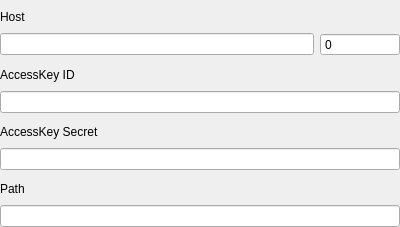
<?xml version="1.0" encoding="UTF-8"?>
<ui version="4.0">
 <class>OSSFormGeneralUI</class>
 <widget class="QWidget" name="OSSFormGeneralUI">
  <property name="geometry">
   <rect>
    <x>0</x>
    <y>0</y>
    <width>400</width>
    <height>227</height>
   </rect>
  </property>
  <property name="maximumSize">
   <size>
    <width>16777215</width>
    <height>227</height>
   </size>
  </property>
  <property name="windowTitle">
   <string>General</string>
  </property>
  <layout class="QVBoxLayout" name="verticalLayout">
   <property name="spacing">
    <number>6</number>
   </property>
   <property name="leftMargin">
    <number>0</number>
   </property>
   <property name="topMargin">
    <number>6</number>
   </property>
   <property name="rightMargin">
    <number>0</number>
   </property>
   <property name="bottomMargin">
    <number>0</number>
   </property>
   <item>
    <widget class="QLabel" name="label">
     <property name="minimumSize">
      <size>
       <width>80</width>
       <height>0</height>
      </size>
     </property>
     <property name="baseSize">
      <size>
       <width>0</width>
       <height>0</height>
      </size>
     </property>
     <property name="text">
      <string>Host</string>
     </property>
     <property name="alignment">
      <set>Qt::AlignLeading|Qt::AlignLeft|Qt::AlignVCenter</set>
     </property>
    </widget>
   </item>
   <item>
    <layout class="QHBoxLayout" name="horizontalLayout">
     <item>
      <widget class="QLineEdit" name="hostLineEdit"/>
     </item>
     <item>
      <widget class="QSpinBox" name="portSpinBox">
       <property name="sizePolicy">
        <sizepolicy hsizetype="Fixed" vsizetype="Fixed">
         <horstretch>0</horstretch>
         <verstretch>0</verstretch>
        </sizepolicy>
       </property>
       <property name="minimumSize">
        <size>
         <width>80</width>
         <height>0</height>
        </size>
       </property>
       <property name="maximumSize">
        <size>
         <width>80</width>
         <height>16777215</height>
        </size>
       </property>
       <property name="buttonSymbols">
        <enum>QAbstractSpinBox::NoButtons</enum>
       </property>
       <property name="maximum">
        <number>65535</number>
       </property>
      </widget>
     </item>
    </layout>
   </item>
   <item>
    <spacer name="verticalSpacer_2">
     <property name="orientation">
      <enum>Qt::Vertical</enum>
     </property>
     <property name="sizeType">
      <enum>QSizePolicy::Fixed</enum>
     </property>
     <property name="sizeHint" stdset="0">
      <size>
       <width>20</width>
       <height>2</height>
      </size>
     </property>
    </spacer>
   </item>
   <item>
    <widget class="QLabel" name="label_4">
     <property name="sizePolicy">
      <sizepolicy hsizetype="Preferred" vsizetype="Preferred">
       <horstretch>0</horstretch>
       <verstretch>0</verstretch>
      </sizepolicy>
     </property>
     <property name="minimumSize">
      <size>
       <width>80</width>
       <height>0</height>
      </size>
     </property>
     <property name="toolTip">
      <string>AccessKey Secret</string>
     </property>
     <property name="text">
      <string>AccessKey ID</string>
     </property>
     <property name="alignment">
      <set>Qt::AlignLeading|Qt::AlignLeft|Qt::AlignVCenter</set>
     </property>
    </widget>
   </item>
   <item>
    <widget class="QLineEdit" name="usernameLineEdit"/>
   </item>
   <item>
    <spacer name="verticalSpacer_3">
     <property name="orientation">
      <enum>Qt::Vertical</enum>
     </property>
     <property name="sizeType">
      <enum>QSizePolicy::Fixed</enum>
     </property>
     <property name="sizeHint" stdset="0">
      <size>
       <width>20</width>
       <height>2</height>
      </size>
     </property>
    </spacer>
   </item>
   <item>
    <widget class="QLabel" name="label_3">
     <property name="minimumSize">
      <size>
       <width>80</width>
       <height>0</height>
      </size>
     </property>
     <property name="toolTip">
      <string>AccessKey ID</string>
     </property>
     <property name="text">
      <string>AccessKey Secret</string>
     </property>
     <property name="alignment">
      <set>Qt::AlignLeading|Qt::AlignLeft|Qt::AlignVCenter</set>
     </property>
    </widget>
   </item>
   <item>
    <widget class="QLineEdit" name="passwordLineEdit">
     <property name="echoMode">
      <enum>QLineEdit::PasswordEchoOnEdit</enum>
     </property>
    </widget>
   </item>
   <item>
    <spacer name="verticalSpacer_4">
     <property name="orientation">
      <enum>Qt::Vertical</enum>
     </property>
     <property name="sizeType">
      <enum>QSizePolicy::Fixed</enum>
     </property>
     <property name="sizeHint" stdset="0">
      <size>
       <width>20</width>
       <height>2</height>
      </size>
     </property>
    </spacer>
   </item>
   <item>
    <widget class="QLabel" name="label_5">
     <property name="minimumSize">
      <size>
       <width>80</width>
       <height>0</height>
      </size>
     </property>
     <property name="text">
      <string>Path</string>
     </property>
     <property name="alignment">
      <set>Qt::AlignLeading|Qt::AlignLeft|Qt::AlignVCenter</set>
     </property>
    </widget>
   </item>
   <item>
    <widget class="QLineEdit" name="pathLineEdit"/>
   </item>
  </layout>
 </widget>
 <resources/>
 <connections/>
</ui>
